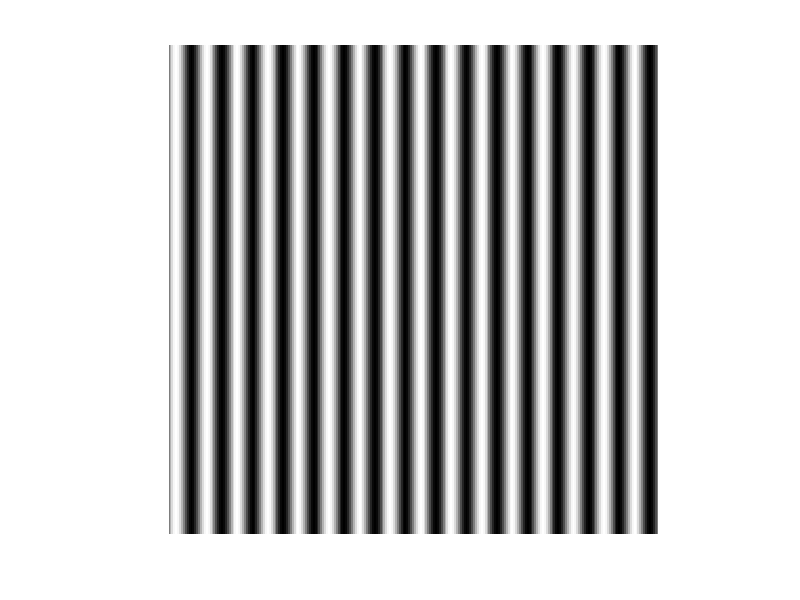

The MATLAB source for this figure:
close all;

close all;

img = zeros(256,256);
[H, W] = size(img);
for y = 1:H
    for x = 1:W
        img(y,x) = sin(2 * pi / (256 / 16) * x) + 1;
    end
end
imshow(img,[0 2]);